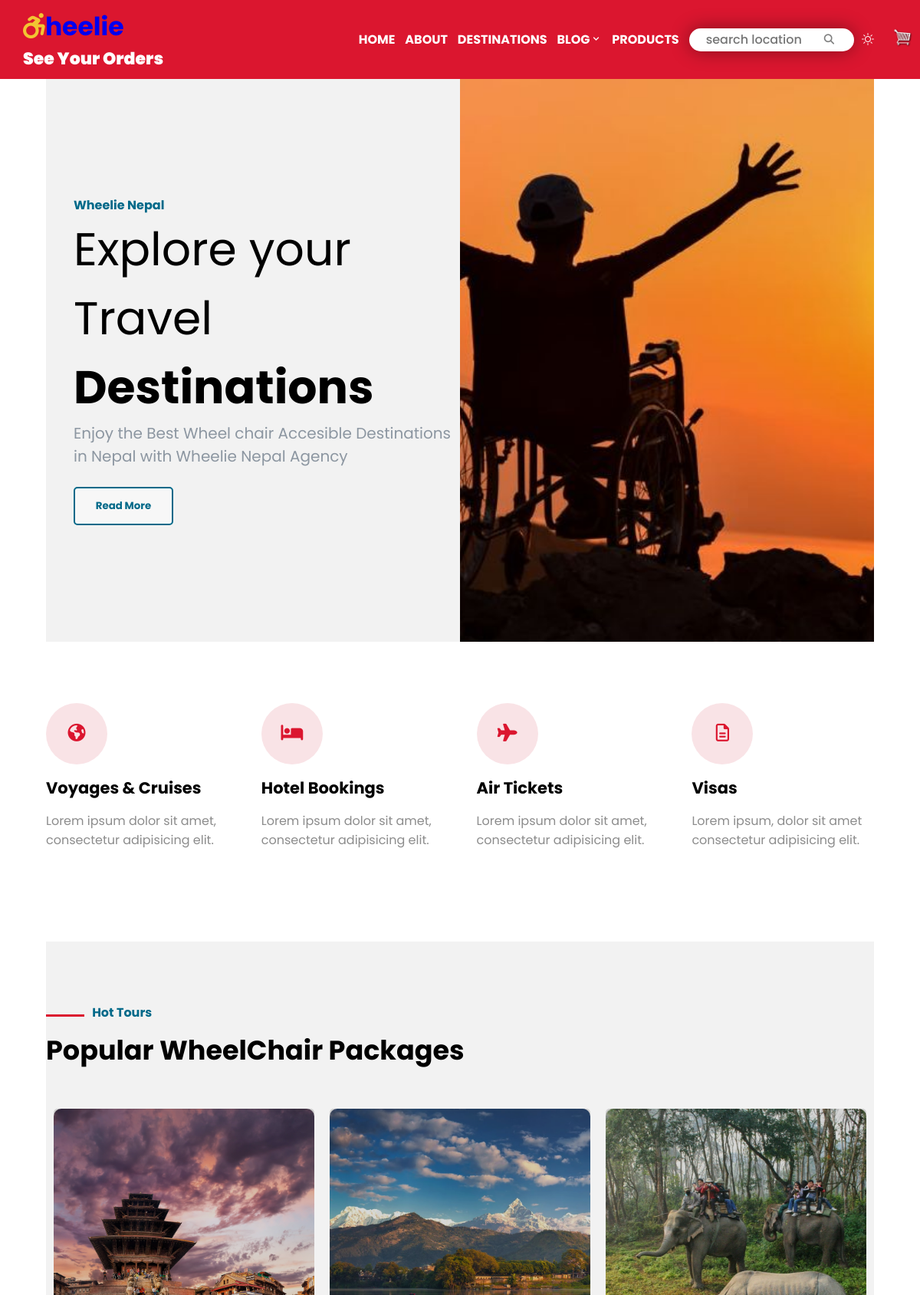
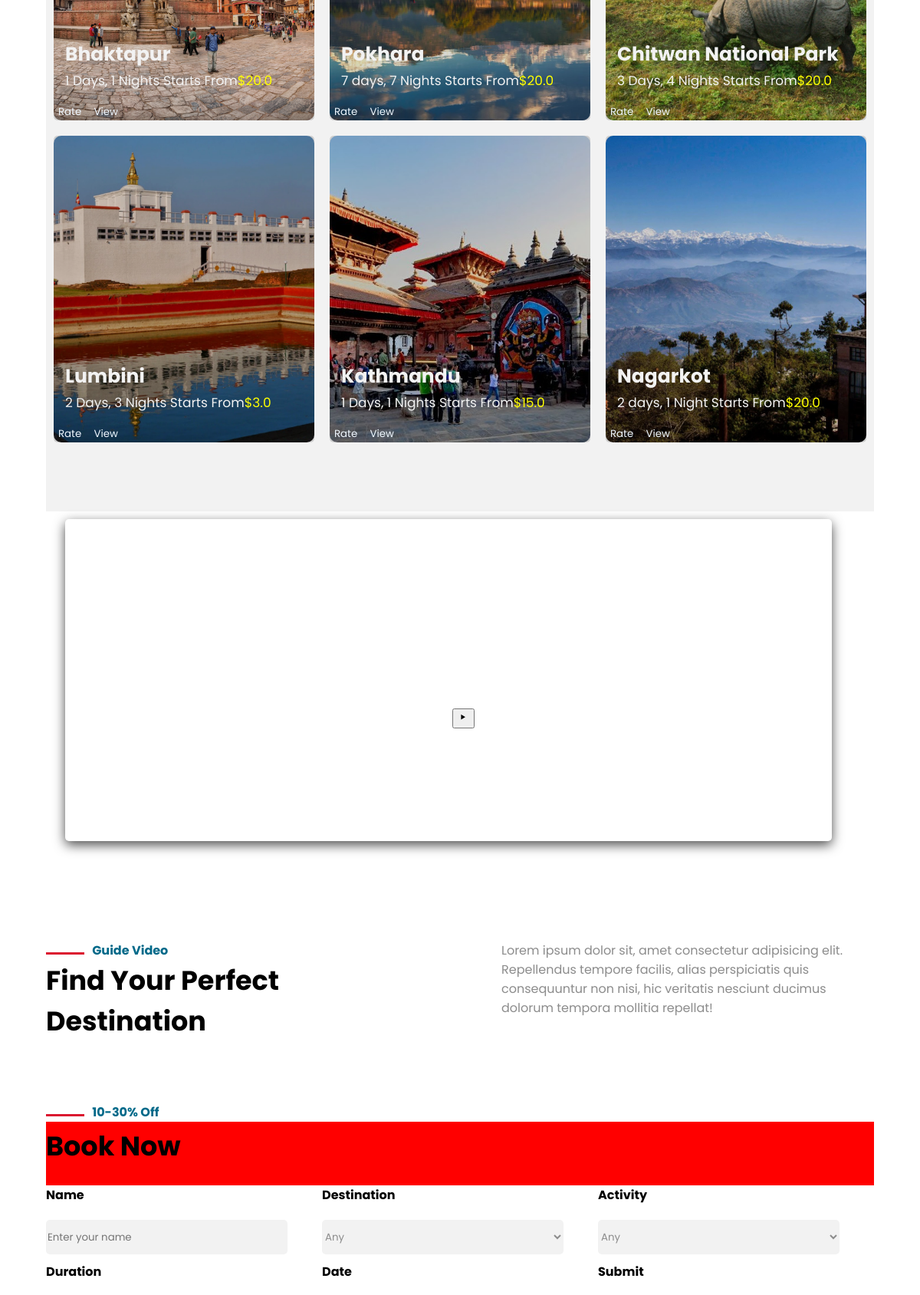
The page / (upper part) on the database its author committed (2 pictures, top to bottom).
### stroll1/models.py (models this page shows, shortened)
class Destination(models.Model):
    id = models.AutoField(primary_key=True)
    name = models.CharField(max_length=100)
    description = models.CharField(max_length=300)
    price = models.FloatField()
    img = models.ImageField(upload_to="pics")
    @property
    def imageUrl(self):
        try:
            url = self.img.url
        except:
            url = ''
        return url

### stroll1/views.py (the view)
# urls.py: path("", views.index, name="home"),
def index(request):
    dests = Destination.objects.all()
    context = {'dests': dests}
    return render(request, 'index.html', context)

### Templates/index.html (shortened to what this page needs)
{% extends 'base.html'%}
{% load static %}
{% static "images" as baseUrl %}
    {%block content%}
    <div class="container2">
        <div class="about" id="about">
            <h4>Wheelie Nepal</h4>
            <h1>Explore your Travel <span>Destinations</span></h1>
            <h3>Enjoy the Best Wheel chair Accesible Destinations in Nepal with Wheelie Nepal Agency</h3>
            <br>
            <button>Read More</button>
        </div>
        <div class="swipe-images">
        </div>
    </div>
    <div class="container3 container">
        <div class="voyage con3">
            <button><i class="fa-solid fa-earth-americas book-icon"></i></button>
            <h2>Voyages & Cruises</h2>
            <p>Lorem ipsum dolor sit amet, consectetur adipisicing elit.</p>
        </div>
        <div class="book con3">
            <button><i class="fa-solid fa-bed book-icon"></i></button>
            <h2>Hotel Bookings</h2>
            <p>Lorem ipsum dolor sit amet, consectetur adipisicing elit.</p>
        </div>
        <div class="ticket con3">
            <button><i class="fa-solid fa-plane book-icon"></i></button>
            <h2>Air Tickets</h2>
            <p>Lorem ipsum dolor sit amet, consectetur adipisicing elit.</p>
        </div>
        <div class="visa con3">
            <button><i class="fa-regular fa-file-lines book-icon"></i></button>
            <h2>Visas</h2>
            <p>Lorem ipsum, dolor sit amet consectetur adipisicing elit.</p>
        </div>
    </div>
    <div class="container4" id="container4">
        <div class="container" id="container">
            <h4><span class="st-line"></span>&nbsp;&nbsp; Hot Tours</h4>
            <h2 class="head2">Popular WheelChair Packages</h2>
            <div class="grid-images">
                {% for dest in dests %}
                <div class="g-img products">
                    <img src="{{dest.imageUrl}}" alt="">
                    <div class="img-text">
                        <h3 class="product-name">{{dest.name}}</h3>
                        <p>{{dest.description}}<a  class="product-price" href="{% url 'payment' dest.id %}"><span style="color:yellow">${{dest.price}}</span></a></p>
                        <div class="rate" style="position:absolute;bottom:0;right:1;">
                            <button style="background: transparent; border-style:none"><a href="{% url 'rating' dest.id %}" style="color:aliceblue">Rate</a></button>
                            <button style="background: transparent; border-style:none"><a href="{% url 'destination_details' dest.id %}" style="color:aliceblue">View</a></button>
                        </div>
                    </div>
                </div>
                {% endfor %}
            </div>
        </div>
    </div>
    <div class="container5">
        <div class="video-container">
            <div class="video">
                <video aria-label="video" src="static/images/video1.mp4" muted></video>
            </div>
        </div>
        <div id="button"><button aria-label="play-video"><i class='bx bx-play playbutton' ></i></button></div>
    </div>
    <div class="container6 container">
        <div class="head6">
            <h4><span class="st-line"></span>&nbsp;&nbsp; Guide Video</h4>
            <h2 class="head2">Find Your Perfect Destination</h2>
        </div>
        <div class="content6">
            <p>Lorem ipsum dolor sit, amet consectetur adipisicing elit. Repellendus tempore facilis, alias perspiciatis quis consequuntur non nisi, hic veritatis nesciunt ducimus dolorum tempora mollitia repellat!</p>
        </div>
    </div>
    <div class="container7 container">
        <h4><span class="st-line"></span>&nbsp;&nbsp; 10-30% Off</h4>
        <h2 class="head2">Book Now</h2>
        <form id="form">
            <div class="form-div">
                <div class="form-item">
                    <label for="name">Name</label>
                    <input type="text" id="name" name="name" placeholder="Enter your name">
                </div>
                <div class="form-item">
                    <label for="destination">Destination</label>
                    <select name="destination" id="destination">
                        <option value="any">Any</option>
                    </select>
                </div>
                <div class="form-item">
                    <label for="activity">Activity</label>
                    <select name="activity" id="activity">
                        <option value="any">Any</option>
                    </select>
                </div>
                <div class="form-item">
                    <label for="duration">Duration</label>
                </div>
                <div class="form-item">
                    <label for="=date">Date</label>
                </div>
                <div  id="form-button">
                    <label for="submit">Submit</label>
                </div>
            </div>
        </form>
    </div>
    {%endblock %}

### static/css/style.css (style rules this page uses)
* { margin: 0; box-sizing: border-box; font-family: 'Poppins', sans-serif; scroll-behavior: smooth; }
a { text-decoration: none; }
.container2 { display: flex; cursor: default; }
.about { width: 50%; padding: 19vh 0 19vh 3vw; background-color: #F2F2F2; }
h4 { color: #006989; font-weight: bold; }
.about h1 { font-weight: normal; font-size: 60px; }
.about h1 span { font-weight: bold; }
.about h3 { color: #8C96A1; font-weight: normal; font-size: 20px; }
.about button { background-color: #F7F7F7; color: #006989; height: 50px; width: 130px; border: #006989 2px solid; border-radius: 5px; font-weight: bold; }
.swipe-images { width: 50%; background-image: url("/static/images/wheelie2.jpg"); background-size: cover; background-position: center; }
.container { width: 1080px; margin:0 auto; }
.container3 { padding: 10vh 0; display: flex; justify-content: space-between; }
.con3 { width: 22%; }
.container3 button { height: 80px; width: 80px; border: none; border-radius: 50%; background-color:#F9E3E6; cursor:default; }
.book-icon { color: #DB162F; font-size: 23px; }
.container3 h2 { font-size: 21px; padding: 15px 0; }
.container3 p { color: #8C8C8C; }
.container4 { background-color:#F2F2F2 ; width: 100%; padding: 10vh 0; }
.container4 h4 { padding-bottom: 10px; }
.head2 { font-size: 35px; }
.container4 h2 { padding-bottom: 40px; }
.st-line { display: inline-block; background-color: #DB162F; height: 3px; width: 50px; }
.grid-images { display: flex; flex-wrap: wrap; }
.g-img { border-radius: 10px; width: 340px; height: 400px; position: relative; cursor: pointer; margin: 10px; }
.g-img img { position: absolute; height: 100%; width: 100%; border-radius: 10px; object-fit: cover; }
.img-text { position: absolute; background-color: rgba(0,0,0,0.15); height: 100%; width: 100%; border-radius: 5px ; }
.g-img h3, .g-img p { position: absolute; }
.g-img h3 { top: 70%; color: #F2F2F2; font-size: 25px; padding: 15px; }
.g-img p { top: 80%; color: #F2F2F2; font-size: 17px; padding: 15px; }
.g-img span { color: #F2C532; }
.container6 h2, .container6 h4 { font-weight: bold; }
.container6 { padding: 10vh 0; display: flex; justify-content: space-between; }
.head6, .content6 { width: 45%; }
.content6 { color: #8C8C8C; }
.container7 { padding-bottom: 10vh; }
.container7 h2 { padding: 5px 0 25px 0; background-color: red; }
.container7 select, .container7 input { margin: 20px 0; width: 315px; height: 45px; display: block; border-radius: 5px; border: none; background-color: #F2F2F2; color: #8C8C8C; }
.form-div { display: grid; grid-template-columns: repeat(3,360px); grid-template-rows: repeat(2, 100px); }
label { width: 300px ; font-weight: bold; }
.container5 { margin: 0 auto; position: relative; min-height: 60vh; width: 1050px; }
.container5 .video-container { position: absolute; display: flex; justify-content: center; padding: 10px; z-index: 1; }
.container5 .video { height: 420px; width: 1000px; overflow: hidden; border-radius: 5px; cursor: pointer; box-shadow: 0 5px 15px rgba(0, 0, 0, .7); }
.container5 .video-container .video video { height: 100%; width: 100%; object-fit: cover; transition: .2s linear; z-index: 1; }
.container5 #button { top: 48%; left: 49%; border: none; display: flex; align-items: center; position: absolute; height: 80px; width: 100px; z-index: 999; }
.playbutton { border-radius: 50%; }

### static/css/stroll-media.css (style rules this page uses)
@media (max-width:1270px) { .about h1 { font-size: 45px; } }
@media screen and (max-width:1200px) { .container { width: 930px; } }
@media screen and (max-width:1200px) { .about { padding: 12vh 0 12vh 3vw; } }
@media screen and (max-width:1200px) { .grid-images { grid-template-columns:repeat(3,290px); grid-template-rows: repeat(2,350px); } }
@media screen and (max-width:1200px) { .g-img h3 { font-size: 22px; } }
@media screen and (max-width:1200px) { .container5 { width: 930px; height: 55vh; } }
@media screen and (max-width:1200px) { .form-div { grid-template-columns: repeat(3,310px); grid-template-rows: repeat(2,100px); } }
@media screen and (max-width:1200px) { .container7 select, .container7 input, .container7 label { width: 275px; } }

### rows shown on the page
Destination: imageUrl (picture), name "Bhaktapur", description "1 Days, 1 Nights Starts From", price "20.0"
Destination: imageUrl (picture), name "Pokhara", description "7 days, 7 Nights Starts From", price "20.0"
Destination: imageUrl (picture), name "Chitwan National Park", description "3 Days, 4 Nights Starts From", price "20.0"
Destination: imageUrl (picture), name "Lumbini", description "2 Days, 3 Nights Starts From", price "3.0"
Destination: imageUrl (picture), name "Kathmandu", description "1 Days, 1 Nights Starts From", price "15.0"
Destination: imageUrl (picture), name "Nagarkot", description "2 days, 1 Night Starts From", price "20.0"
